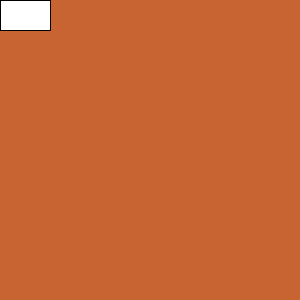
Frame 1 (no input)
Frame 60 (the mouse pressed at the canvas centre just before this capture): identical to frame 1, image omitted
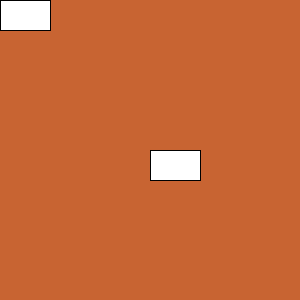
Frame 120 (the mouse held since frame 60 and released just before this capture)

The Processing sketch that drew these frames (run headless with seeded random() and noise(); from frame 60 on, the mouse is pressed at the canvas centre):

// Processing sketch: sketch_2nd_pde
// ── sketch_2nd_pde.pde
void setup(){
    size(300, 300);
    background(200,100,50);
}
void draw(){
  rect(mouseX, mouseY, 50,30);
}
